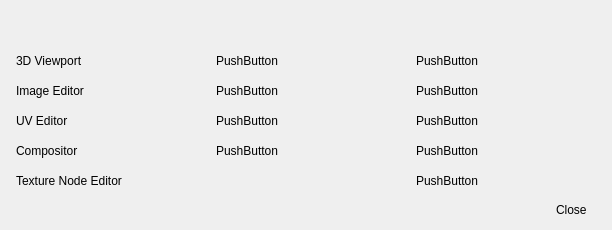
<?xml version="1.0" encoding="UTF-8"?>
<ui version="4.0">
 <class>FGEWidgetClassForm</class>
 <widget class="QWidget" name="FGEWidgetClassForm">
  <property name="geometry">
   <rect>
    <x>0</x>
    <y>0</y>
    <width>612</width>
    <height>230</height>
   </rect>
  </property>
  <property name="windowTitle">
   <string>Form</string>
  </property>
  <property name="styleSheet">
   <string notr="true"/>
  </property>
  <layout class="QGridLayout" name="gridLayout_8">
   <property name="leftMargin">
    <number>6</number>
   </property>
   <property name="topMargin">
    <number>6</number>
   </property>
   <property name="rightMargin">
    <number>6</number>
   </property>
   <property name="bottomMargin">
    <number>6</number>
   </property>
   <property name="spacing">
    <number>6</number>
   </property>
   <item row="0" column="0">
    <widget class="QWidget" name="widget" native="true">
     <property name="styleSheet">
      <string notr="true"> QPushButton {
     border: 0px solid red;
     padding: 0px 10px;
	 margin : 0px;
	 text-align : left;
 }

 QPushButton:hover {
	
	background-color: rgb(111, 111, 111);
 }</string>
     </property>
     <layout class="QGridLayout" name="gridLayout_7">
      <property name="leftMargin">
       <number>0</number>
      </property>
      <property name="topMargin">
       <number>0</number>
      </property>
      <property name="rightMargin">
       <number>0</number>
      </property>
      <property name="bottomMargin">
       <number>0</number>
      </property>
      <property name="spacing">
       <number>0</number>
      </property>
      <item row="0" column="0">
       <widget class="QWidget" name="widget_2" native="true">
        <property name="minimumSize">
         <size>
          <width>200</width>
          <height>0</height>
         </size>
        </property>
        <property name="maximumSize">
         <size>
          <width>200</width>
          <height>16777215</height>
         </size>
        </property>
        <property name="styleSheet">
         <string notr="true"/>
        </property>
        <layout class="QGridLayout" name="gridLayout">
         <property name="leftMargin">
          <number>0</number>
         </property>
         <property name="topMargin">
          <number>0</number>
         </property>
         <property name="rightMargin">
          <number>0</number>
         </property>
         <property name="bottomMargin">
          <number>0</number>
         </property>
         <property name="spacing">
          <number>0</number>
         </property>
         <item row="0" column="0">
          <widget class="QWidget" name="widget_3" native="true">
           <property name="minimumSize">
            <size>
             <width>0</width>
             <height>40</height>
            </size>
           </property>
           <property name="maximumSize">
            <size>
             <width>16777215</width>
             <height>40</height>
            </size>
           </property>
          </widget>
         </item>
         <item row="1" column="0">
          <widget class="QWidget" name="widget_4" native="true">
           <property name="focusPolicy">
            <enum>Qt::NoFocus</enum>
           </property>
           <layout class="QGridLayout" name="gridLayout_2">
            <property name="leftMargin">
             <number>0</number>
            </property>
            <property name="topMargin">
             <number>0</number>
            </property>
            <property name="rightMargin">
             <number>0</number>
            </property>
            <property name="bottomMargin">
             <number>0</number>
            </property>
            <property name="spacing">
             <number>0</number>
            </property>
            <item row="0" column="0">
             <widget class="QPushButton" name="pushButton">
              <property name="minimumSize">
               <size>
                <width>0</width>
                <height>30</height>
               </size>
              </property>
              <property name="maximumSize">
               <size>
                <width>16777215</width>
                <height>30</height>
               </size>
              </property>
              <property name="styleSheet">
               <string notr="true"/>
              </property>
              <property name="text">
               <string>3D Viewport</string>
              </property>
              <property name="icon">
               <iconset resource="../../icons.qrc">
                <normaloff>:/Icons/append.png</normaloff>:/Icons/append.png</iconset>
              </property>
             </widget>
            </item>
            <item row="1" column="0">
             <widget class="QPushButton" name="pushButton_2">
              <property name="minimumSize">
               <size>
                <width>204</width>
                <height>30</height>
               </size>
              </property>
              <property name="maximumSize">
               <size>
                <width>16777215</width>
                <height>30</height>
               </size>
              </property>
              <property name="text">
               <string>Image Editor</string>
              </property>
              <property name="icon">
               <iconset resource="../../icons.qrc">
                <normaloff>:/Icons/shapes.png</normaloff>:/Icons/shapes.png</iconset>
              </property>
             </widget>
            </item>
            <item row="2" column="0">
             <widget class="QPushButton" name="pushButton_3">
              <property name="minimumSize">
               <size>
                <width>0</width>
                <height>30</height>
               </size>
              </property>
              <property name="maximumSize">
               <size>
                <width>16777215</width>
                <height>30</height>
               </size>
              </property>
              <property name="text">
               <string>UV Editor</string>
              </property>
              <property name="icon">
               <iconset resource="../../icons.qrc">
                <normaloff>:/Icons/sun.png</normaloff>:/Icons/sun.png</iconset>
              </property>
             </widget>
            </item>
            <item row="3" column="0">
             <widget class="QPushButton" name="pushButton_4">
              <property name="minimumSize">
               <size>
                <width>0</width>
                <height>30</height>
               </size>
              </property>
              <property name="maximumSize">
               <size>
                <width>16777215</width>
                <height>30</height>
               </size>
              </property>
              <property name="text">
               <string>Compositor</string>
              </property>
              <property name="icon">
               <iconset resource="../../icons.qrc">
                <normaloff>:/Icons/thumbnails.png</normaloff>:/Icons/thumbnails.png</iconset>
              </property>
             </widget>
            </item>
            <item row="4" column="0">
             <widget class="QPushButton" name="pushButton_5">
              <property name="minimumSize">
               <size>
                <width>0</width>
                <height>30</height>
               </size>
              </property>
              <property name="maximumSize">
               <size>
                <width>16777215</width>
                <height>30</height>
               </size>
              </property>
              <property name="text">
               <string>Texture Node Editor</string>
              </property>
              <property name="icon">
               <iconset resource="../../icons.qrc">
                <normaloff>:/Icons/camera.png</normaloff>:/Icons/camera.png</iconset>
              </property>
             </widget>
            </item>
            <item row="5" column="0">
             <spacer name="verticalSpacer">
              <property name="orientation">
               <enum>Qt::Vertical</enum>
              </property>
              <property name="sizeHint" stdset="0">
               <size>
                <width>20</width>
                <height>15</height>
               </size>
              </property>
             </spacer>
            </item>
           </layout>
          </widget>
         </item>
        </layout>
       </widget>
      </item>
      <item row="0" column="1">
       <widget class="QWidget" name="widget_5" native="true">
        <property name="minimumSize">
         <size>
          <width>200</width>
          <height>0</height>
         </size>
        </property>
        <property name="maximumSize">
         <size>
          <width>200</width>
          <height>16777215</height>
         </size>
        </property>
        <layout class="QGridLayout" name="gridLayout_3">
         <property name="leftMargin">
          <number>0</number>
         </property>
         <property name="topMargin">
          <number>0</number>
         </property>
         <property name="rightMargin">
          <number>0</number>
         </property>
         <property name="bottomMargin">
          <number>0</number>
         </property>
         <property name="spacing">
          <number>0</number>
         </property>
         <item row="0" column="0">
          <widget class="QWidget" name="widget_6" native="true">
           <property name="minimumSize">
            <size>
             <width>0</width>
             <height>40</height>
            </size>
           </property>
           <property name="maximumSize">
            <size>
             <width>16777215</width>
             <height>40</height>
            </size>
           </property>
          </widget>
         </item>
         <item row="1" column="0">
          <widget class="QWidget" name="widget_7" native="true">
           <layout class="QGridLayout" name="gridLayout_4">
            <property name="leftMargin">
             <number>0</number>
            </property>
            <property name="topMargin">
             <number>0</number>
            </property>
            <property name="rightMargin">
             <number>0</number>
            </property>
            <property name="bottomMargin">
             <number>0</number>
            </property>
            <property name="spacing">
             <number>0</number>
            </property>
            <item row="4" column="0">
             <spacer name="verticalSpacer_2">
              <property name="orientation">
               <enum>Qt::Vertical</enum>
              </property>
              <property name="sizeHint" stdset="0">
               <size>
                <width>20</width>
                <height>58</height>
               </size>
              </property>
             </spacer>
            </item>
            <item row="3" column="0">
             <widget class="QPushButton" name="pushButton_9">
              <property name="minimumSize">
               <size>
                <width>0</width>
                <height>30</height>
               </size>
              </property>
              <property name="maximumSize">
               <size>
                <width>16777215</width>
                <height>30</height>
               </size>
              </property>
              <property name="text">
               <string>PushButton</string>
              </property>
             </widget>
            </item>
            <item row="1" column="0">
             <widget class="QPushButton" name="pushButton_7">
              <property name="minimumSize">
               <size>
                <width>0</width>
                <height>30</height>
               </size>
              </property>
              <property name="maximumSize">
               <size>
                <width>16777215</width>
                <height>30</height>
               </size>
              </property>
              <property name="text">
               <string>PushButton</string>
              </property>
             </widget>
            </item>
            <item row="0" column="0">
             <widget class="QPushButton" name="pushButton_6">
              <property name="minimumSize">
               <size>
                <width>0</width>
                <height>30</height>
               </size>
              </property>
              <property name="maximumSize">
               <size>
                <width>16777215</width>
                <height>30</height>
               </size>
              </property>
              <property name="text">
               <string>PushButton</string>
              </property>
             </widget>
            </item>
            <item row="2" column="0">
             <widget class="QPushButton" name="pushButton_8">
              <property name="minimumSize">
               <size>
                <width>0</width>
                <height>30</height>
               </size>
              </property>
              <property name="maximumSize">
               <size>
                <width>16777215</width>
                <height>30</height>
               </size>
              </property>
              <property name="text">
               <string>PushButton</string>
              </property>
             </widget>
            </item>
           </layout>
          </widget>
         </item>
        </layout>
       </widget>
      </item>
      <item row="0" column="2" colspan="2">
       <widget class="QWidget" name="widget_8" native="true">
        <property name="minimumSize">
         <size>
          <width>200</width>
          <height>0</height>
         </size>
        </property>
        <property name="maximumSize">
         <size>
          <width>200</width>
          <height>16777215</height>
         </size>
        </property>
        <layout class="QGridLayout" name="gridLayout_5">
         <property name="leftMargin">
          <number>0</number>
         </property>
         <property name="topMargin">
          <number>0</number>
         </property>
         <property name="rightMargin">
          <number>0</number>
         </property>
         <property name="bottomMargin">
          <number>0</number>
         </property>
         <property name="spacing">
          <number>0</number>
         </property>
         <item row="0" column="0">
          <widget class="QWidget" name="widget_9" native="true">
           <property name="minimumSize">
            <size>
             <width>0</width>
             <height>40</height>
            </size>
           </property>
           <property name="maximumSize">
            <size>
             <width>16777215</width>
             <height>40</height>
            </size>
           </property>
          </widget>
         </item>
         <item row="1" column="0">
          <widget class="QWidget" name="widget_10" native="true">
           <layout class="QGridLayout" name="gridLayout_6">
            <property name="leftMargin">
             <number>0</number>
            </property>
            <property name="topMargin">
             <number>0</number>
            </property>
            <property name="rightMargin">
             <number>0</number>
            </property>
            <property name="bottomMargin">
             <number>0</number>
            </property>
            <property name="spacing">
             <number>0</number>
            </property>
            <item row="0" column="0">
             <widget class="QPushButton" name="pushButton_11">
              <property name="minimumSize">
               <size>
                <width>0</width>
                <height>30</height>
               </size>
              </property>
              <property name="maximumSize">
               <size>
                <width>16777215</width>
                <height>30</height>
               </size>
              </property>
              <property name="text">
               <string>PushButton</string>
              </property>
             </widget>
            </item>
            <item row="1" column="0">
             <widget class="QPushButton" name="pushButton_12">
              <property name="minimumSize">
               <size>
                <width>0</width>
                <height>30</height>
               </size>
              </property>
              <property name="maximumSize">
               <size>
                <width>16777215</width>
                <height>30</height>
               </size>
              </property>
              <property name="text">
               <string>PushButton</string>
              </property>
             </widget>
            </item>
            <item row="2" column="0">
             <widget class="QPushButton" name="pushButton_13">
              <property name="minimumSize">
               <size>
                <width>0</width>
                <height>30</height>
               </size>
              </property>
              <property name="maximumSize">
               <size>
                <width>16777215</width>
                <height>30</height>
               </size>
              </property>
              <property name="text">
               <string>PushButton</string>
              </property>
             </widget>
            </item>
            <item row="3" column="0">
             <widget class="QPushButton" name="pushButton_14">
              <property name="minimumSize">
               <size>
                <width>0</width>
                <height>30</height>
               </size>
              </property>
              <property name="maximumSize">
               <size>
                <width>16777215</width>
                <height>30</height>
               </size>
              </property>
              <property name="text">
               <string>PushButton</string>
              </property>
             </widget>
            </item>
            <item row="4" column="0">
             <widget class="QPushButton" name="pushButton_15">
              <property name="minimumSize">
               <size>
                <width>0</width>
                <height>30</height>
               </size>
              </property>
              <property name="maximumSize">
               <size>
                <width>16777215</width>
                <height>30</height>
               </size>
              </property>
              <property name="text">
               <string>PushButton</string>
              </property>
             </widget>
            </item>
            <item row="5" column="0">
             <spacer name="verticalSpacer_3">
              <property name="orientation">
               <enum>Qt::Vertical</enum>
              </property>
              <property name="sizeHint" stdset="0">
               <size>
                <width>20</width>
                <height>58</height>
               </size>
              </property>
             </spacer>
            </item>
           </layout>
          </widget>
         </item>
        </layout>
       </widget>
      </item>
      <item row="1" column="0" colspan="3">
       <spacer name="horizontalSpacer">
        <property name="orientation">
         <enum>Qt::Horizontal</enum>
        </property>
        <property name="sizeHint" stdset="0">
         <size>
          <width>561</width>
          <height>20</height>
         </size>
        </property>
       </spacer>
      </item>
      <item row="1" column="3">
       <widget class="QPushButton" name="pushButton_close">
        <property name="minimumSize">
         <size>
          <width>60</width>
          <height>28</height>
         </size>
        </property>
        <property name="maximumSize">
         <size>
          <width>60</width>
          <height>28</height>
         </size>
        </property>
        <property name="text">
         <string>Close</string>
        </property>
       </widget>
      </item>
     </layout>
    </widget>
   </item>
  </layout>
 </widget>
 <resources>
  <include location="../../icons.qrc"/>
 </resources>
 <connections/>
</ui>
